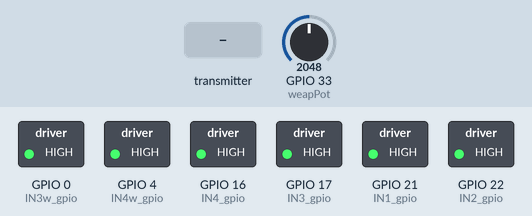
A sketch run on a simulated ESP32. Shown: switched loads named in the sketch (green lamp = pin HIGH). Dashed ring = blinking. The test bench sets the inputs (shaded band); at power-on: GPIO 33 (weapPot) = 2048 (analog values on the 0–4095 scale).

Above: at 1.2 s.
1.3 s: the transmitter starts sending speedmotorLeft = 1024
At 1.4 s:
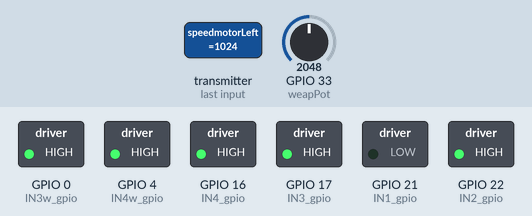
4.3 s: the transmitter starts sending speedmotorRight = 1024
At 4.4 s:
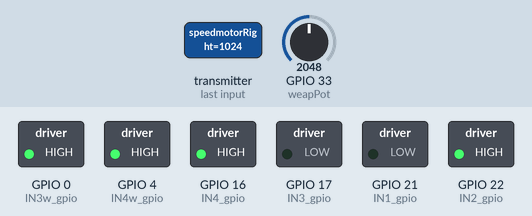
7.3 s: the transmitter starts sending weaponStrenght = 1024
At 7.65 s:
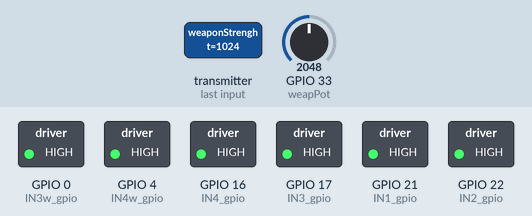
10.3 s: GPIO 33 (weapPot) set to 1130
13.3 s: GPIO 33 (weapPot) set to 990
At 13.65 s:
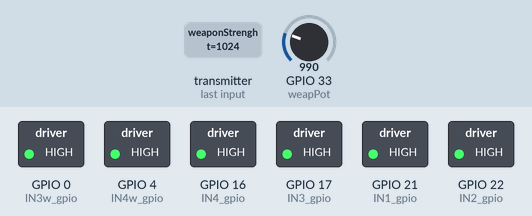
16.3 s: the transmitter starts sending Angle = 90
Timing chart, 0 to 20.3 s (numbered marks = the images above; inputs shaded):
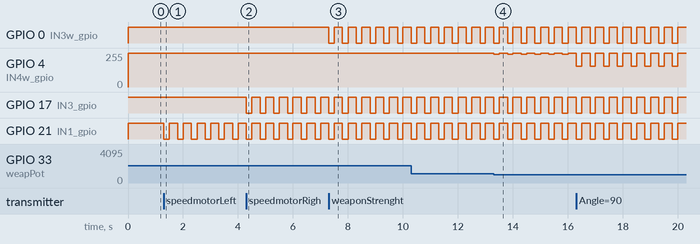

Measured:
- after the input at 1.3 s, GPIO 21 (IN1_gpio): alternates HIGH for 0.29 s and LOW for 0.21 s, starting at once
- after the input at 4.3 s, GPIO 17 (IN3_gpio): alternates HIGH for 0.30 s and LOW for 0.20 s, starting at once
- after the input at 7.3 s, GPIO 0 (IN3w_gpio): alternates HIGH for 0.30 s and LOW for 0.20 s, starting at once
- after the input at 13.3 s, GPIO 4 (IN4w_gpio): 255/255 → 244/255 at once, then repeats every 0.49 s: 246/255 0.19 s, 255/255 0.30 s

The sketch:

aw_espgrab_receiver.ino
```cpp
#include <esp_now.h>
#include <esp_wifi.h>
#include <WiFi.h>


#define PWM1_ch 12
#define PWM2_ch 13
#define PWM3_ch 14
#define PWM4_ch 15
#define PWM5_ch 10
#define PWM6_ch 11

#define PWM_res 8
#define PWM_freq 400

#define IN1_gpio 21
#define IN2_gpio 22
#define IN3_gpio 17
#define IN4_gpio 16
#define IN3w_gpio 0
#define IN4w_gpio 4

#define weapPot 33

//MAC robot grab    C8:C9:A3:CB:70:54
uint8_t broadcastAddress[] = {0xFF, 0xFF, 0xFF, 0xFF, 0xFF, 0xFF};

typedef struct {
  int16_t speedmotorLeft;
  int16_t speedmotorRight;
  int16_t weaponStrenght;
  int16_t Angle;
  int16_t packetArg1;
  int8_t Fire;
}
packet_t;


packet_t recData;

bool failsafe = false;
unsigned long failsafeMaxMillis = 200;
unsigned long lastPacketMillis = 0;
unsigned long currentWaitMillis = 0;
int wpn_prev_pos = 0;
int wpn_prev_time = 0;
int wpn_prev_speed = 0;
int wpn_prev_pwm = 0;

int recLpwm = 0;
int recRpwm = 0;
int recWpnStr = 0;
bool recFire = false;
int recAngle = 0;
int recpckArg1 = 0;

// Variable to store if sending data was successful
String success;

esp_now_peer_info_t peerInfo;

// Callback when data is sent
void OnDataSent(const uint8_t *mac_addr, esp_now_send_status_t status) {
  //Serial.print("\r\nLast Packet Send Status:\t");
  //Serial.println(status == ESP_NOW_SEND_SUCCESS ? "Delivery Success" : "Delivery Fail");
  if (status == 0) {
    success = "Delivery Success :)";
  }
  else {
    success = "Delivery Fail :(";
  }
}

// Callback when data is received
void OnDataRecv(const uint8_t * mac, const uint8_t *incomingData, int len) {
  memcpy(&recData, incomingData, sizeof(recData));
  //Serial.print("Bytes received: ");
  //Serial.println(len);
  //salva dati in var globali
  recLpwm = recData.speedmotorLeft;
  recRpwm = recData.speedmotorRight;
  recWpnStr = recData.weaponStrenght;
  recFire = recData.Fire;
  recAngle = recData.Angle;
  recpckArg1 = recData.packetArg1;
  lastPacketMillis = millis();
}
void setup() {
  //Serial.begin(115200);
//  Serial.println("Ready.");
  analogReadResolution(10);
  ledcAttachPin(IN1_gpio, PWM1_ch);
  ledcAttachPin(IN2_gpio, PWM2_ch);
  ledcAttachPin(IN3_gpio, PWM3_ch);
  ledcAttachPin(IN4_gpio, PWM4_ch);
  ledcAttachPin(IN3w_gpio, PWM5_ch);
  ledcAttachPin(IN4w_gpio, PWM6_ch);

  ledcSetup(PWM1_ch, PWM_freq, PWM_res);
  ledcSetup(PWM2_ch, PWM_freq, PWM_res);
  ledcSetup(PWM3_ch, PWM_freq, PWM_res);
  ledcSetup(PWM4_ch, PWM_freq, PWM_res);
  ledcSetup(PWM5_ch, PWM_freq, PWM_res);
  ledcSetup(PWM6_ch, PWM_freq, PWM_res);
  setM2speed(0);
  setM1speed(0);
  setM3speed(0);
  // Set device as a Wi-Fi Station
  WiFi.mode(WIFI_STA);
  esp_wifi_set_channel(10, WIFI_SECOND_CHAN_NONE);

  // Init ESP-NOW
  if (esp_now_init() != ESP_OK) {
    //Serial.println("Error initializing ESP-NOW");
    return;
  }

  // Once ESPNow is successfully Init, we will register for Send CB to
  // get the status of Trasnmitted packet
  esp_now_register_send_cb(OnDataSent);

  // Register peer
  memcpy(peerInfo.peer_addr, broadcastAddress, 6);
  peerInfo.channel = 10;
  peerInfo.encrypt = false;

  // Add peer
  if (esp_now_add_peer(&peerInfo) != ESP_OK){
    //Serial.println("Failed to add peer");
    return;
  }
  // Register for a callback function that will be called when data is received
  esp_now_register_recv_cb(OnDataRecv);
  recWpnStr =0;
}

void loop() {
  failsafe = false;
  unsigned long current_time = millis();
  if(current_time - lastPacketMillis > failsafeMaxMillis){
    failsafe = true;
    //Serial.println(current_time - lastPacketMillis);
  }
  if(failsafe){
    setM2speed(0);
    setM1speed(0);
    setM3speed(0);
  }else{
    setM2speed(-recRpwm);
    setM1speed(-recLpwm);
    seek_angle_smooth(recAngle,recpckArg1);
  }
  delay(10);
}


int setM1speed(int rpm) {
  if (rpm < 0) {
    ledcWrite(PWM1_ch, 0);
    ledcWrite(PWM2_ch, -rpm);
  } else if (rpm > 0) {
    ledcWrite(PWM1_ch, rpm);
    ledcWrite(PWM2_ch, 0);
  } else if (rpm == 0) {
    ledcWrite(PWM1_ch, 255);
    ledcWrite(PWM2_ch, 255);
  }
  return 0;
}

int setM2speed(int rpm) {
  if (rpm < 0) {
    ledcWrite(PWM3_ch, 0);
    ledcWrite(PWM4_ch, -rpm);
  } else if (rpm > 0) {
    ledcWrite(PWM3_ch, rpm);
    ledcWrite(PWM4_ch, 0);
  } else if (rpm == 0) {
    ledcWrite(PWM3_ch, 255);
    ledcWrite(PWM4_ch, 255);
  }
  return 0;
}

int setM3speed(int rpm) {
  if (rpm < 0) {
    ledcWrite(PWM5_ch, 0);
    ledcWrite(PWM6_ch, -rpm);
  } else if (rpm > 0) {
    ledcWrite(PWM5_ch, rpm);
    ledcWrite(PWM6_ch, 0);
  } else if (rpm == 0) {
    ledcWrite(PWM5_ch, 255);
    ledcWrite(PWM6_ch, 255);
  }
  return 0;
}

int seek_angle_smooth(int target_pos,int accel) {
  if (target_pos < 0 || target_pos > 1023) {
    setM3speed(0);
    return 1;
  }
  int wpn_current_pos = analogRead(weapPot);
//  Serial.println("Pot: " + (String) wpn_current_pos);
  unsigned long wpn_current_time = millis();
  float pos_delta = wpn_current_pos - wpn_prev_pos;
  unsigned long time_delta = wpn_current_time - wpn_prev_time;
  float wpn_speed = pos_delta/time_delta;
  int gap = target_pos - wpn_current_pos;
  int wpn_pwm = 0;
  int accel_treshold = abs(wpn_prev_pwm)+accel;

  if (abs(gap) > 20) {
    wpn_pwm = target_pos -(wpn_current_pos+ wpn_speed*13);
  }

  if(accel> 0) wpn_pwm = constrain(wpn_pwm, -accel_treshold, accel_treshold);
  wpn_pwm = constrain(wpn_pwm, -recWpnStr, recWpnStr);
  setM3speed(wpn_pwm);

  //prev sets for next iteration
  wpn_prev_pos = wpn_current_pos;
  wpn_prev_time = wpn_current_time;
  wpn_prev_speed = wpn_speed;
  wpn_prev_pwm = wpn_pwm;

  /*
  //if(wpn_speed < 350) return 1;
  Serial.print(target_pos);
  Serial.print("\t");
  Serial.print(wpn_current_pos);
  Serial.print("\t");
  Serial.print(abs(wpn_speed) * 100.0f);
  Serial.print("\t");
  Serial.print(abs(wpn_pwm));
  Serial.print("\t");
  Serial.println(accel_treshold);
  //*/
  return 0;
}
```
